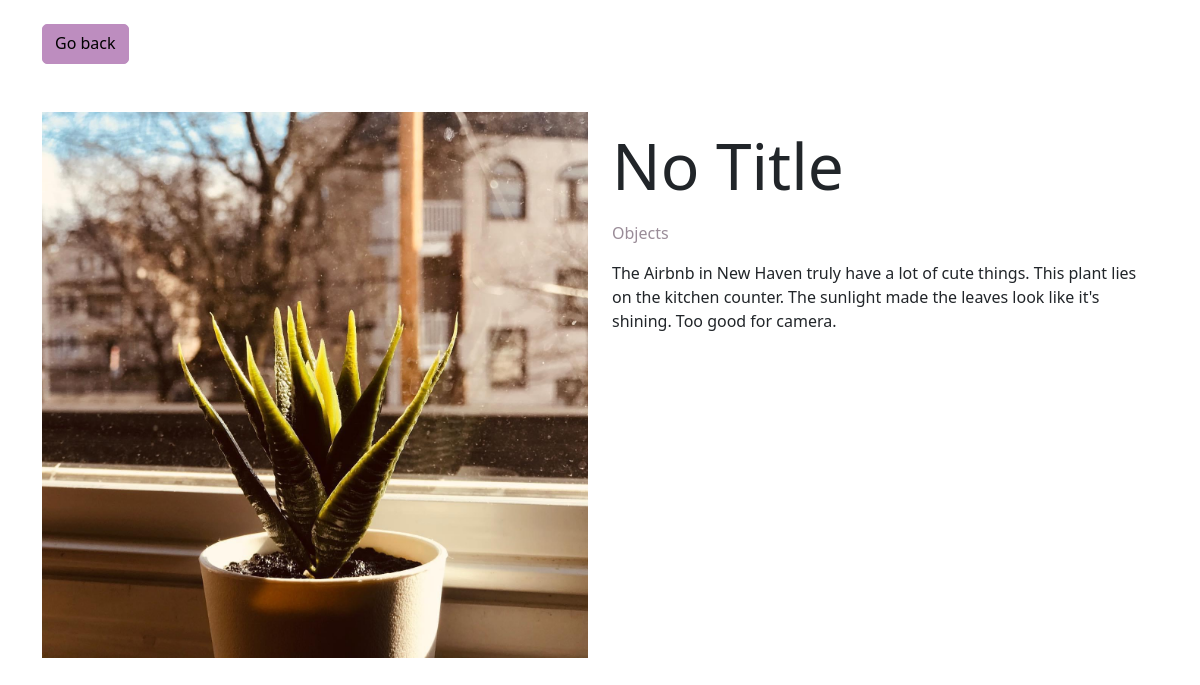
Page /photos/2 on the committed database.
### photos/models.py (models this page shows, shortened)
class Photo(models.Model):
    name = models.CharField(max_length=50, null=False, blank=False)
    description = models.TextField(null=False, blank=False)
    category = models.ForeignKey(
        Category,
        on_delete=SET_NULL, #dont remove the photos when the category is delete
        related_name='photos',
        null=True, #this goes with the SET_NULL above
    )
    image = models.ImageField(null=False, blank=False)  #must install pillow before using this fields

class Category(models.Model):
    name = models.CharField(max_length=50, null=False, blank=False)
    def __str__(self):
        return self.name
    class Meta:
        verbose_name_plural = "Categories"

### photos/views.py (the view)
# urls.py: path('photos/<int:pk>', PhotosDetailView.as_view(), name='photo'),
class PhotosDetailView(DetailView):
    model = Photo
    template_name = 'photo_detail.html'
    context_object_name = 'photo'

### templates/photo_detail.html (shortened to what this page needs)
{% extends 'base.html' %}
{% load static %}
{% block content %}
        <div class="container w-80">
            <a href="{% url 'gallery'%}" class="btn btn-info mb-5">Go back</a>
            <div class="row">
                <div class="col-md-6 mb-5">
                    <img src='{{photo.image.url}}' class="img-fluid">
                </div>
                <div class="col-md-6">
                    <h2 class="my-3">{{ photo.name }}</h2>
                    <p class="text-muted">{{photo.category}}</p>
                    <p class='fs-6'>{{photo.description}}</p>
                </div>
            </div>
        </div>
{% endblock content %}

### static/css/style.css (style rules this page uses)
body, html { height: 100%; }
h2 { font-size: 4rem; font-weight: 400; }
.btn { border-radius: 5px; padding-bottom: 8px; margin-top: 1.5rem; margin-right: 10px }

### rows in the picture
Photo: image (picture), name "No Title", category "Objects", description "The Airbnb in New Haven truly have a lot of cute things. This plant lies on the kitchen counter. The sunlight made the leaves look like it's shining. Too good for camera."
